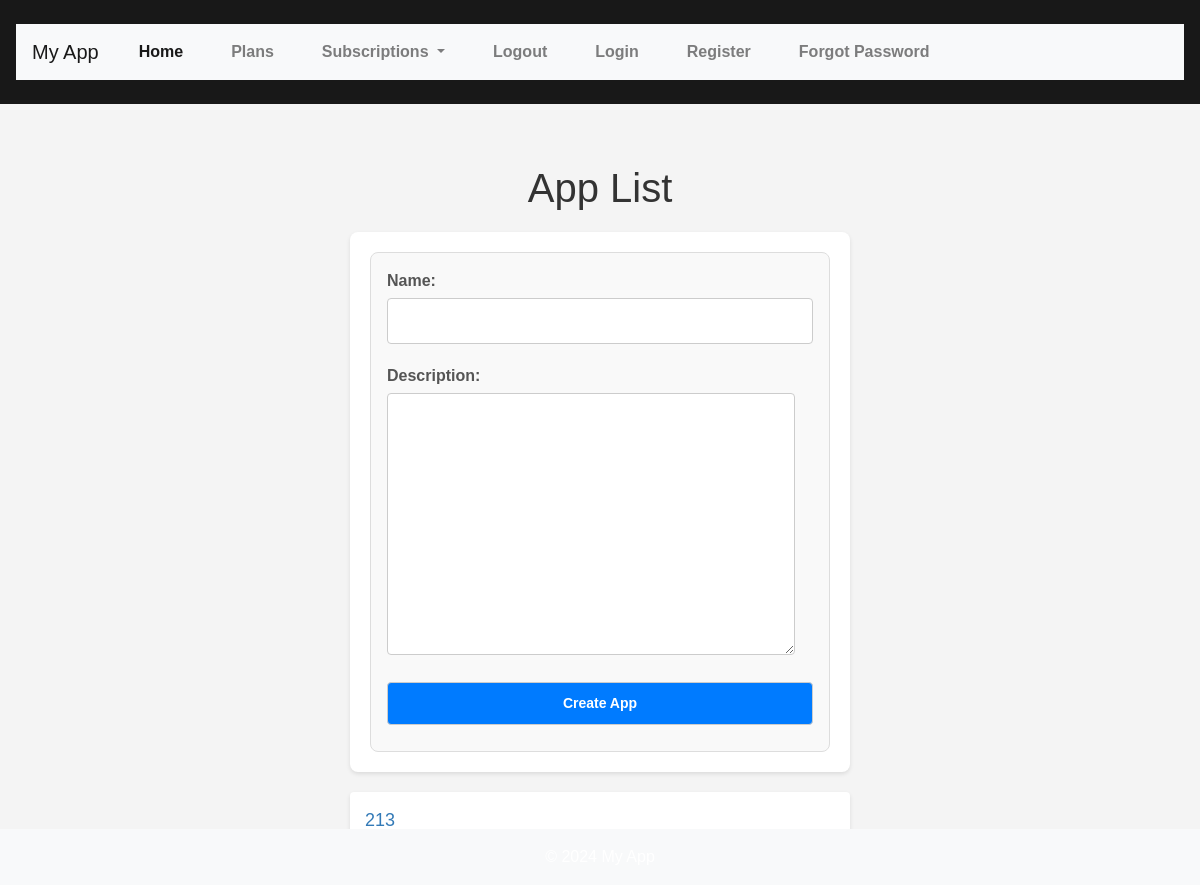
/api/apps/ (signed in), run on an earlier commit of the app's database.
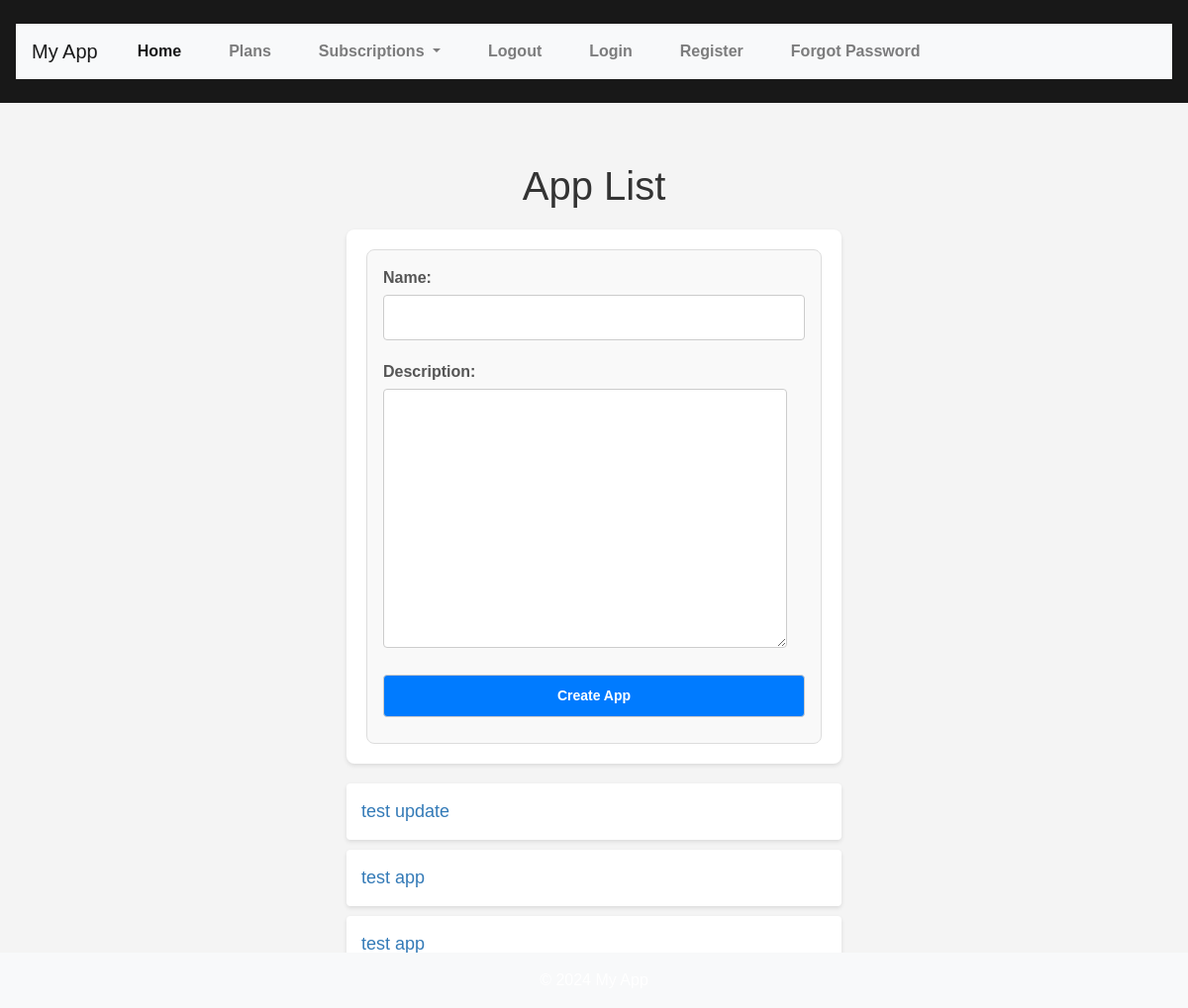
And on a later commit of the database.
### core/models.py (models this page shows, shortened)
class App(models.Model):
    name = models.CharField(max_length=255)
    description = models.TextField()
    user = models.ForeignKey(User, on_delete=models.CASCADE)

### core/views.py (the view, shortened to what this page needs)
# urls.py: path('apps/', views.AppListCreateHTMLView.as_view(), name='app-list-create-view'),
class AppListCreateHTMLView(LoginRequiredMixin, View):
    def get(self, request):
        apps = App.objects.all()
        form = AppForm()  # Initialize an empty form
        return render(request, 'app/app_list.html', {'apps': apps, 'form': form})

### core/forms.py
class AppForm(forms.ModelForm):
    class Meta:
        model = App
        fields = ['name', 'description']  # Add fields as needed

### core/templates/app/app_list.html (shortened to what this page needs)
{% extends 'base.html' %}
{% block content %}
<h1>App List</h1>
<div class="form-container">
    <form method="post">
        {{ form.as_p }}
        <button type="submit" class="btn">Create App</button>
    </form>
</div>
<ul class="app-list">
    {% for app in apps %}
    <li class="app-item">
        <a href="{% url 'app-detail-view' app.pk %}" class="app-link">{{ app.name }}</a>
    </li>
    {% endfor %}
</ul>
{% endblock %}

What changed in the data, as far as the page shows it:
removed App: name "213"
added App: name "test update"
added App: name "test app"
added App: name "test app"
